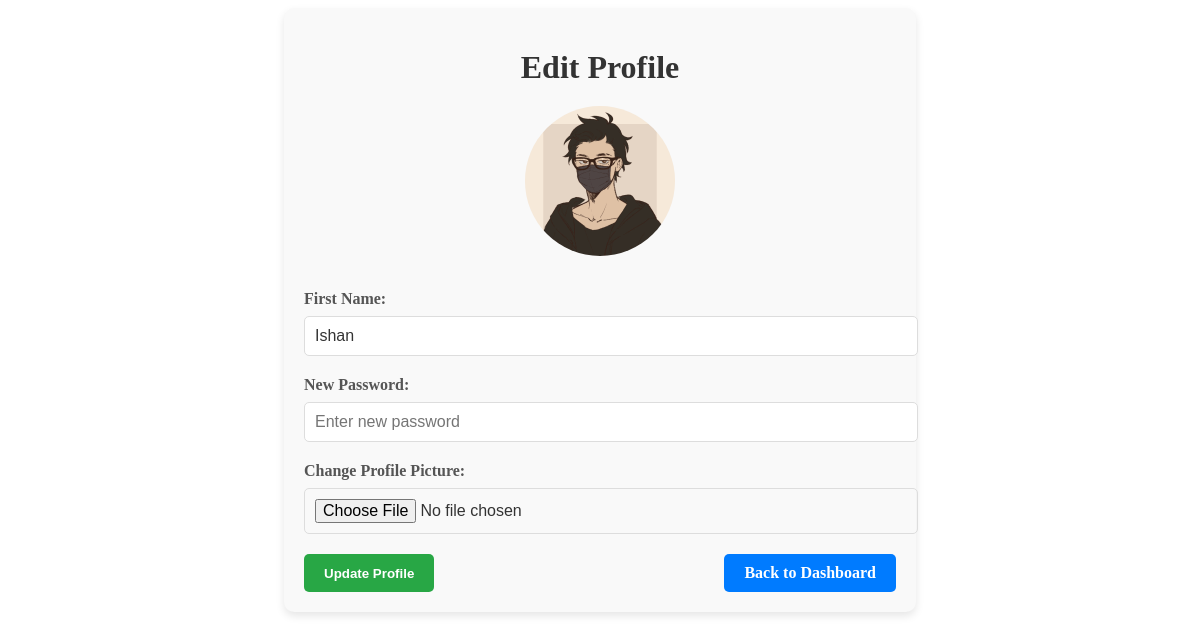
The page /edit-profile (signed in) on the database its author committed.
### MyChef/models.py (models this page shows)
class User(db.Model, UserMixin):
    id = db.Column(db.Integer, primary_key=True)
    email = db.Column(db.String(150), unique=True, nullable=False)
    first_name = db.Column(db.String(150), nullable=False)
    password = db.Column(db.String(150), nullable=False)
    date_created = db.Column(db.DateTime(timezone=True), default=func.now())
    profile_picture = db.Column(db.String(150), nullable=True, default="default.png")

### MyChef/auth.py (the view, shortened to what this page needs)
@auth.route('/edit-profile', methods=['GET', 'POST'])
@login_required
def edit_profile():
    return render_template('edit_profile.html', user=current_user)

### MyChef/templates/edit_profile.html (shortened to what this page needs)
<!DOCTYPE html>
<html lang="en">
<head>
  <link rel="stylesheet" href="{{ url_for('static', filename='css/profile.css') }}">
</head>
<body>
  <div class="profile-page-container">
    <h1>Edit Profile</h1>
    <div class="profile-picture-container">
      {% if user.profile_picture %}
        <img src="{{ url_for('static', filename='uploads/' + user.profile_picture) }}" alt="Profile Picture" class="profile-picture">
      {% else %}
        <p>No profile picture uploaded</p>
      {% endif %}
    </div>
    <form action="{{ url_for('auth.edit_profile') }}" method="POST" enctype="multipart/form-data" class="profile-page-form">
      <div class="form-group">
        <label for="first_name">First Name:</label>
        <input type="text" name="first_name" value="{{ user.first_name }}" required>
      </div>
      <div class="form-group">
        <label for="password">New Password:</label>
        <input type="password" name="password" placeholder="Enter new password">
      </div>
      <div class="form-group">
        <label for="profile_picture">Change Profile Picture:</label>
        <input type="file" name="profile_picture" accept="image/*">
      </div>
      <div class="form-actions">
        <button type="submit" class="btn-submit">Update Profile</button>
        <a href="{{ url_for('views.dashboard') }}" class="btn-back">Back to Dashboard</a>
      </div>
    </form>
  </div>
</body>
</html>

### MyChef/static/css/profile.css (style rules this page uses)
.profile-page-container { width: 50%; margin: 0 auto; padding: 20px; background-color: #f9f9f9; border-radius: 10px; box-shadow: 0 4px 8px rgba(0, 0, 0, 0.1); }
.profile-page-container h1 { text-align: center; color: #333; margin-bottom: 20px; }
.profile-picture-container { text-align: center; margin-bottom: 20px; }
.profile-picture { width: 150px; height: 150px; border-radius: 50%; object-fit: cover; margin-bottom: 10px; }
.form-group { margin-bottom: 20px; }
.form-group label { font-weight: bold; display: block; margin-bottom: 8px; color: #555; }
.form-group input { width: 100%; padding: 10px; border: 1px solid #ddd; border-radius: 5px; font-size: 16px; color: #333; }
.form-actions { display: flex; justify-content: space-between; margin-top: 20px; }
.btn-submit, .btn-back { padding: 10px 20px; border: none; border-radius: 5px; color: white; text-decoration: none; font-weight: bold; cursor: pointer; }
.btn-submit { background-color: #28a745; }
.btn-back { background-color: #007bff; }

### rows shown on the page
User: profile_picture (picture), first_name "Ishan"
